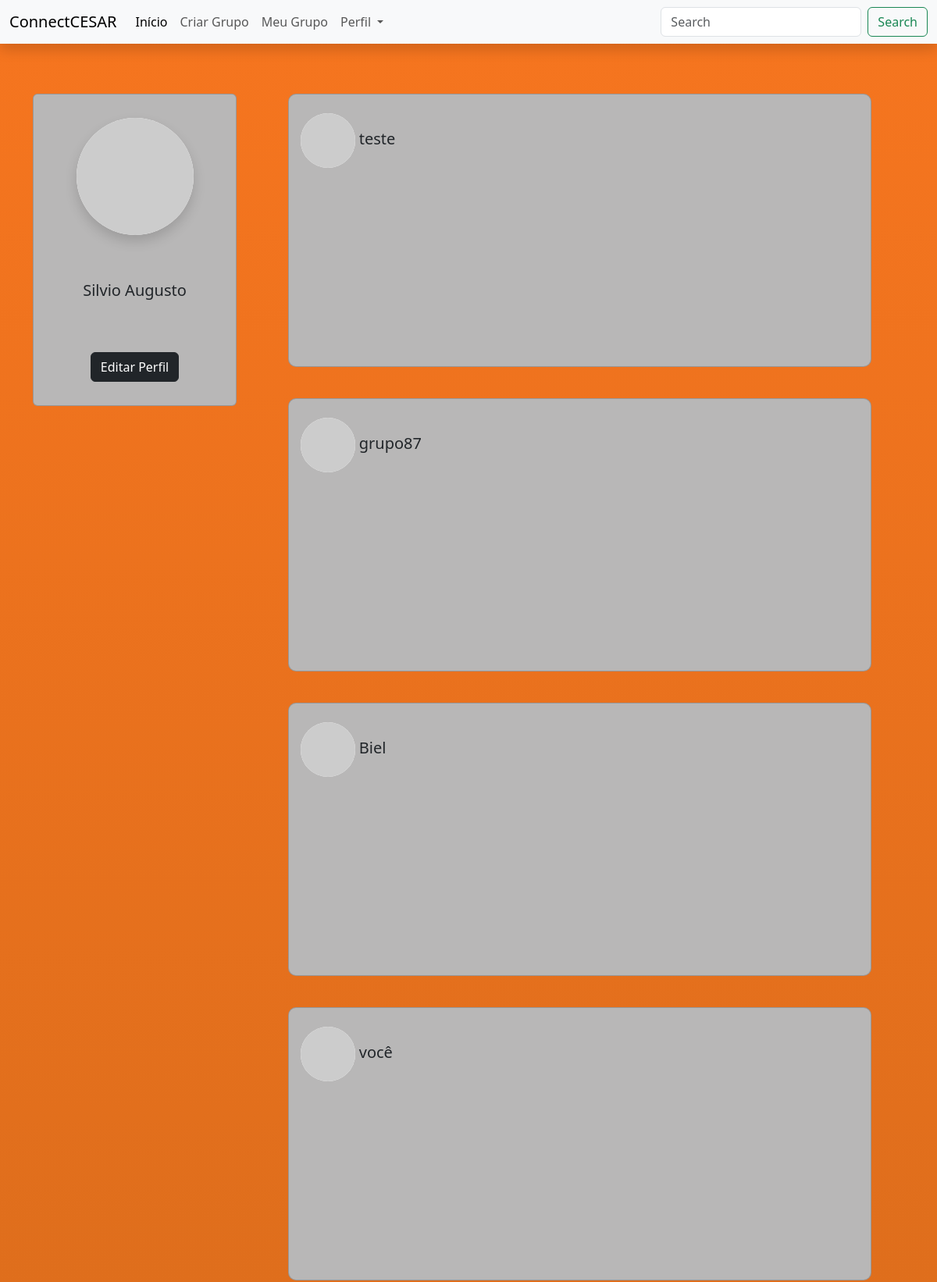
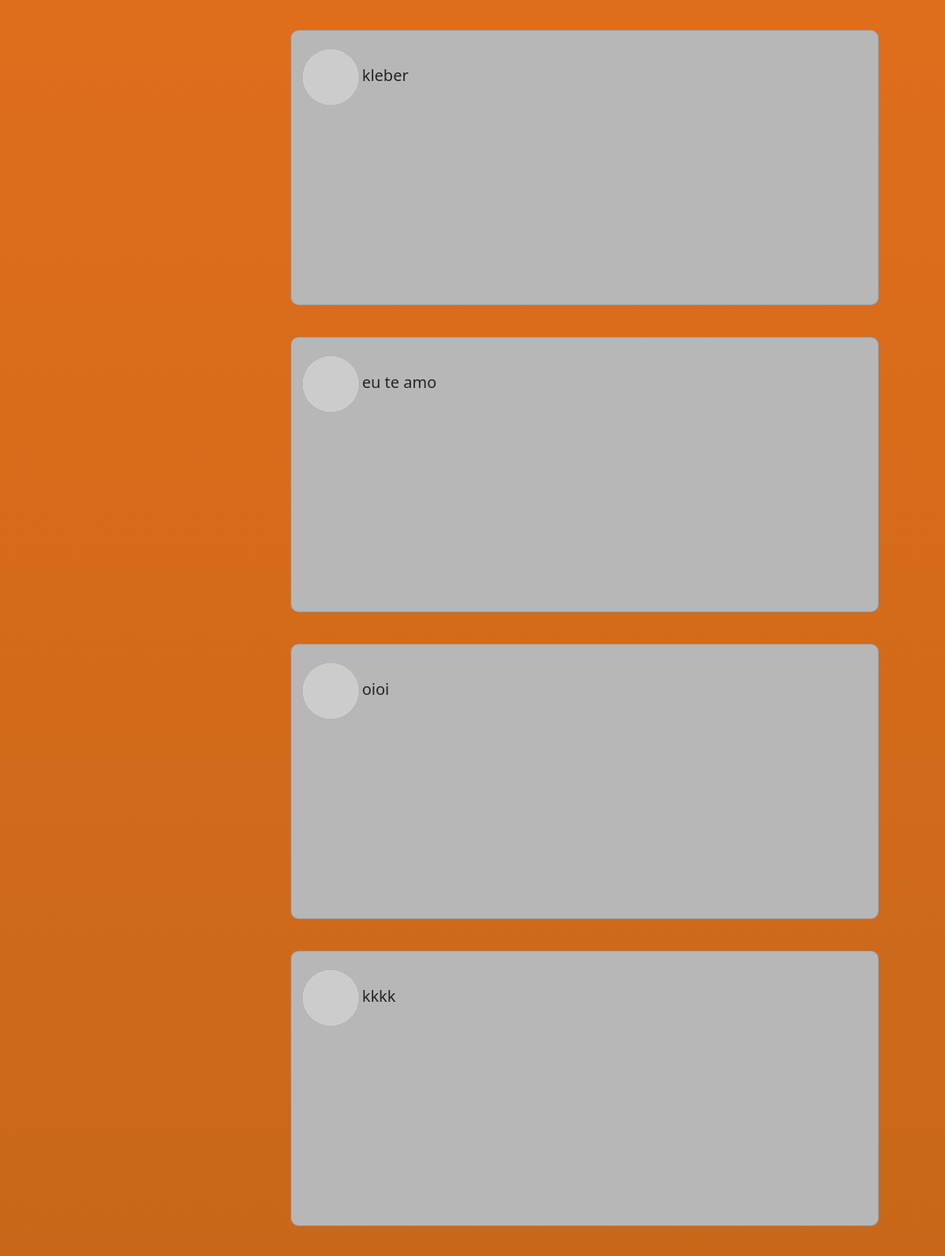
The page /tela_inicial/ (signed in, upper part) on the database its author committed (2 pictures, top to bottom).
### ccapp/models.py (models this page shows)
class Pessoa(models.Model):
    id_usuario = models.AutoField(primary_key=True)
    nome = models.TextField(max_length=255)
    email = models.TextField(max_length=255)
    senha = models.TextField(max_length=255)
    idade = models.IntegerField(null=True, blank=True)
    mbti = models.TextField(max_length=255, null=True, blank=True)
    periodo = models.TextField(max_length=255, null=True, blank=True)
    curso = models.TextField(max_length=255, null=True, blank=True)
    foto = models.ImageField(upload_to='perfil/', null=True, blank=True)
    descricao = models.TextField(null=True, blank=True)
    criado = models.DateTimeField(auto_now_add=True)
    atualizado = models.DateTimeField(auto_now=True)
    grupo_criado = models.ForeignKey(Grupo, null=True, blank=True, on_delete=models.SET_NULL)

class Grupo(models.Model):
    id_grupo = models.AutoField(primary_key=True)
    nome_grupo = models.CharField(max_length=255)
    descricao_grupo = models.TextField()
    periodo_grupo = models.CharField(max_length=255)
    foto_grupo = models.ImageField(upload_to='imagens/', null=True, blank=True)
    criado_em = models.DateTimeField(auto_now_add=True)
    atualizado_em = models.DateTimeField(auto_now=True)

### ccapp/views.py (the view)
# urls.py: path('tela_inicial/', views.tela_inicial, name="tela_inicial"),
def tela_inicial(request):
    if 'pessoa_id' in request.session:
        pessoa_id = request.session['pessoa_id']
        pessoa = Pessoa.objects.get(id_usuario=pessoa_id)
        nome_usuario = pessoa.nome
        grupos = Grupo.objects.all()
        context = {
            'nome_usuario': nome_usuario,
            'grupos' : grupos
        }
        return render(request, 'tela_inicial.html', context)
    else:
        return redirect('login')

### templates/tela_inicial.html
{% include "navbar.html" %} {% include "main.html" %}
<div class="container text-center">
  <div class="row align-items-start">
    <div class="col-lg-3 col-md-4">
      <div class="d-flex justify-content-center mt-3">
        <div
          class="card align-items-center justify-content-around"
          style="width: 300px; height: 400px; background-color: #b8b7b7"
        >
          <a href="/acessarperfil/">
            <img
              class="card-img-top rounded-circle shadow bg-white"
              style="width: 150px"
              src="http://avatars.dicebear.com/api/open-peeps/stefan.svg"
              alt="..."
            />
          </a>
          <h5>{{ nome_usuario }}</h5>
          <a id="botao_perfil" href="/editar_perfil/" class="btn btn-dark"
            >Editar Perfil</a
          >
        </div>
      </div>
    </div>
    <div class="col-lg-9 col-md-8">
      {% for i in grupos %}
      {% if i.nome_grupo %}
      <div class="d-flex justify-content-center mt-3">
        <div
          class="card"
          style="width: 90%; height: 350px; background-color: #b8b7b7; border-radius: 10px"
        >
          <h5 class="group-name">
            <br />
            <img class="white-circle" src="http://avatars.dicebear.com/api/open-peeps/stefan.svg"> </img> {{i.nome_grupo}}
          </h5>
        </div>
      </div>
      <br />
      {% endif %}
      {% endfor %}
    </div>
  </div>
</div>

### templates/main.html (style rules this page uses)
html { height: 100%; }
body { padding-top: 80px; min-height: 100%; margin: 0; background: linear-gradient( rgb(246, 117, 31), rgb(183, 98, 23), rgba(183, 98, 23, 0.7) ); background-attachment: fixed; }
.group-name { text-align: left; padding-left: 15px; }
.white-circle { width: 70px; height: 70px; background-color: white; border-radius: 50%; display: inline-block; vertical-align: middle; }

### rows shown on the page
Pessoa: nome "Silvio Augusto"
Grupo: nome_grupo "teste"
Grupo: nome_grupo "grupo87"
Grupo: nome_grupo "Biel"
Grupo: nome_grupo "você"
Grupo: nome_grupo "kleber"
Grupo: nome_grupo "eu te amo"
Grupo: nome_grupo "oioi"
Grupo: nome_grupo "kkkk"
